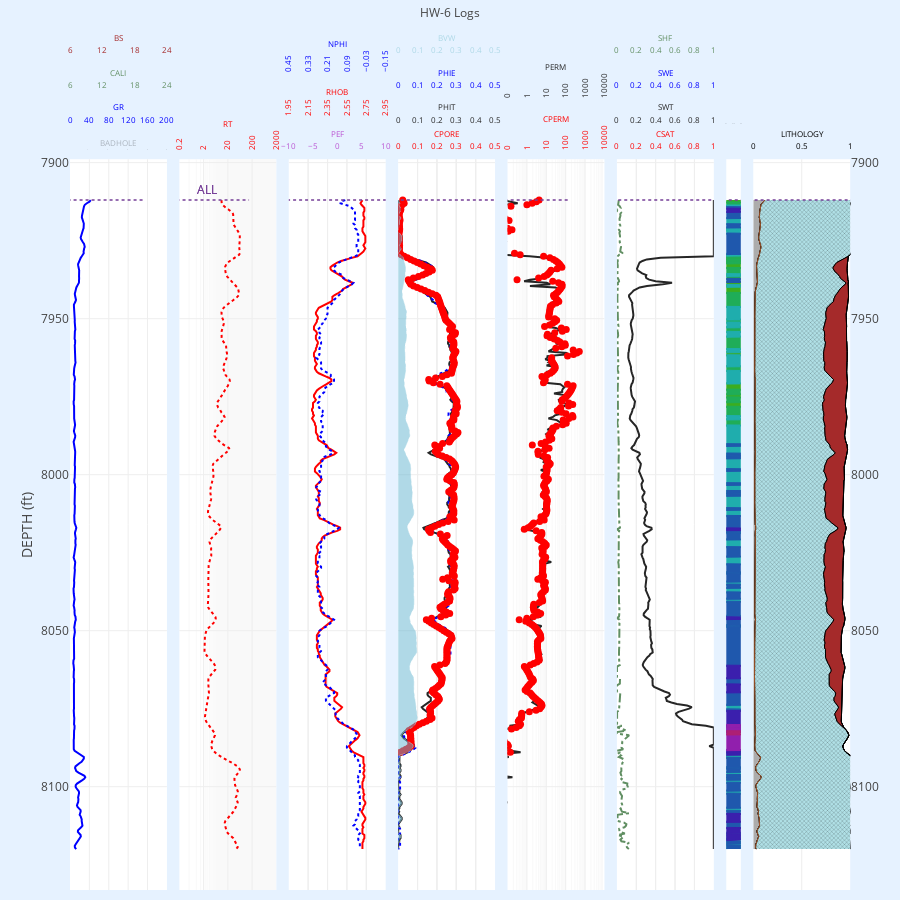

Source (notebook cell):
### Markdown cell above
# Plotting the result

### Code cell
well_data['NPHI_HC'] = nphihc
well_data['RHOB_HC'] = rhobhc
well_data['VCALC'] = vcalc
well_data['VDOLO'] = vdolo
well_data['VCLW'] = well_data['VSHALE'] =vclw
well_data['PHIT'] = phit
well_data['PHID'] = phid

# Plot the results
well_data.drop(columns=['VOIL', 'VGAS'], errors='ignore', inplace=True)
fig = plotly_log(well_data, depth_uom=well.depth_uom)
fig.show(config=dict(scrollZoom=True))
# fig.write_html(rf"{well_name}_log.html", config=dict(scrollZoom=True))

### Figure 1 — Plotly figure (JSON) as saved in the notebook; plotly's stock layout.template omitted (floating-point values rounded to 4 significant figures; data arrays with more than 128 entries replaced by an {"elided": "..."} marker saying what was removed)
{"data": [{"line": {"color": "#0000FF"}, "name": "GR", "type": "scatter", "x": {"elided": "417 float values"}, "xaxis": "x", "y": {"elided": "417 float values"}, "yaxis": "y"}, {"line": {"color": "#FF0000", "dash": "dot"}, "name": "RT", "type": "scatter", "x": {"elided": "417 float values"}, "xaxis": "x2", "y": {"elided": "417 float values"}, "yaxis": "y3"}, {"line": {"color": "#FF0000"}, "name": "RHOB", "type": "scatter", "x": {"elided": "417 float values"}, "xaxis": "x3", "y": {"elided": "417 float values"}, "yaxis": "y5"}, {"line": {"color": "#262626"}, "name": "PHIT", "type": "scatter", "x": {"elided": "417 float values"}, "xaxis": "x4", "y": {"elided": "417 float values"}, "yaxis": "y7"}, {"line": {"color": "#262626"}, "name": "PERM", "type": "scatter", "x": {"elided": "417 float values"}, "xaxis": "x5", "y": {"elided": "417 float values"}, "yaxis": "y9"}, {"line": {"color": "#262626"}, "name": "SWT", "type": "scatter", "x": {"elided": "417 float values"}, "xaxis": "x6", "y": {"elided": "417 float values"}, "yaxis": "y11"}, {"fill": "tozerox", "fillcolor": "hsl(36, 70%, 40%)", "line": {"color": "hsl(36, 70%, 40%)"}, "name": "ROCK_FLAG", "opacity": 1, "type": "scatter", "x": {"elided": "417 null values"}, "xaxis": "x7", "y": {"elided": "417 float values"}, "yaxis": "y13"}, {"fill": "tozerox", "fillpattern": {"bgcolor": "#BFBFBF", "fgcolor": "#000000", "fillmode": "replace", "shape": "-", "size": 2, "solidity": 0.1}, "line": {"color": "#000000", "width": 1}, "name": "VCLW", "orientation": "h", "stackgroup": "litho", "type": "scatter", "x": {"elided": "417 float values"}, "xaxis": "x8", "y": {"elided": "417 float values"}, "yaxis": "y15"}, {"line": {"color": "#0000FF", "dash": "dot"}, "name": "NPHI", "type": "scatter", "x": {"elided": "417 float values"}, "xaxis": "x9", "y": {"elided": "417 float values"}, "yaxis": "y6"}, {"line": {"color": "#0000FF", "dash": "dot"}, "name": "PHIE", "type": "scatter", "x": {"elided": "417 float values"}, "xaxis": "x10", "y": {"elided": "417 float values"}, "yaxis": "y8"}, {"line": {"color": "#0000FF", "dash": "dot"}, "name": "SWE", "type": "scatter", "x": {"elided": "417 null values"}, "xaxis": "x11", "y": {"elided": "417 float values"}, "yaxis": "y12"}, {"fill": "tozerox", "fillcolor": "rgba(165, 42, 42, .15)", "line": {"color": "#618F63", "dash": "dot"}, "name": "CALI", "type": "scatter", "x": {"elided": "417 null values"}, "xaxis": "x12", "y": {"elided": "417 float values"}, "yaxis": "y"}, {"line": {"color": "brown", "dash": "dashdot"}, "name": "BS", "type": "scatter", "x": {"elided": "417 null values"}, "xaxis": "x13", "y": {"elided": "417 float values"}, "yaxis": "y"}, {"fill": "tozerox", "fillcolor": "rgba(0, 0, 0, .25)", "line": {"color": "rgba(0, 0, 0, .25)"}, "name": "BADHOLE", "type": "scatter", "x": {"elided": "417 int values"}, "xaxis": "x14", "y": {"elided": "417 float values"}, "yaxis": "y"}, {"fill": "tonextx", "fillpattern": {"bgcolor": "#FE9800", "fgcolor": "#000000", "fillmode": "replace", "shape": ".", "size": 3, "solidity": 0.1}, "line": {"color": "#000000", "width": 1}, "name": "VSILT", "orientation": "h", "stackgroup": "litho", "type": "scatter", "x": {"elided": "417 null values"}, "xaxis": "x8", "y": {"elided": "417 float values"}, "yaxis": "y15"}, {"fill": "tonextx", "fillpattern": {"bgcolor": "#F6F674", "fgcolor": "#000000", "fillmode": "replace", "shape": ".", "size": 3, "solidity": 0.1}, "line": {"color": "#000000", "width": 1}, "name": "VSAND", "orientation": "h", "stackgroup": "litho", "type": "scatter", "x": {"elided": "417 null values"}, "xaxis": "x8", "y": {"elided": "417 float values"}, "yaxis": "y15"}, {"fill": "tonextx", "fillpattern": {"bgcolor": "#b0e0e6", "fgcolor": "#000000", "fillmode": "replace", "shape": "x", "size": 3, "solidity": 0.1}, "line": {"color": "#000000", "width": 1}, "name": "VCALC", "orientation": "h", "stackgroup": "litho", "type": "scatter", "x": {"elided": "417 float values"}, "xaxis": "x8", "y": {"elided": "417 float values"}, "yaxis": "y15"}, {"fill": "tonextx", "fillpattern": {"bgcolor": "#ba55d3", "fgcolor": "#000000", "fillmode": "replace", "shape": "-", "size": 3, "solidity": 0.3}, "line": {"color": "#000000", "width": 1}, "name": "VDOLO", "orientation": "h", "stackgroup": "litho", "type": "scatter", "x": {"elided": "417 int values"}, "xaxis": "x8", "y": {"elided": "417 float values"}, "yaxis": "y15"}, {"fill": "tonextx", "fillcolor": "brown", "line": {"color": "#000000", "width": 1}, "name": "VHC", "orientation": "h", "stackgroup": "litho", "type": "scatter", "x": {"elided": "417 float values"}, "xaxis": "x8", "y": {"elided": "417 float values"}, "yaxis": "y15"}, {"fill": "tonextx", "fillcolor": "#FF0000", "line": {"color": "#000000", "width": 1}, "name": "VGAS", "orientation": "h", "stackgroup": "litho", "type": "scatter", "x": {"elided": "417 null values"}, "xaxis": "x8", "y": {"elided": "417 float values"}, "yaxis": "y15"}, {"fill": "tonextx", "fillcolor": "#00FF00", "line": {"color": "#000000", "width": 1}, "name": "VOIL", "orientation": "h", "stackgroup": "litho", "type": "scatter", "x": {"elided": "417 null values"}, "xaxis": "x8", "y": {"elided": "417 float values"}, "yaxis": "y15"}, {"line": {"color": "#A65628", "width": 1}, "name": "VSHALE", "type": "scatter", "x": {"elided": "417 float values"}, "xaxis": "x8", "y": {"elided": "417 float values"}, "yaxis": "y16"}, {"line": {"color": "#ba55d3", "dash": "dashdot", "width": 0.75}, "name": "PEF", "type": "scatter", "x": {"elided": "417 null values"}, "xaxis": "x23", "y": {"elided": "417 float values"}, "yaxis": "y6"}, {"marker": {"color": "#FF0000", "size": 7}, "mode": "markers", "name": "CPORE", "type": "scatter", "x": {"elided": "417 float values"}, "xaxis": "x24", "y": {"elided": "417 float values"}, "yaxis": "y8"}, {"marker": {"color": "#FF0000", "size": 7}, "mode": "markers", "name": "CPERM", "type": "scatter", "x": {"elided": "417 float values"}, "xaxis": "x25", "y": {"elided": "417 float values"}, "yaxis": "y10"}, {"marker": {"color": "#FF0000", "size": 7}, "mode": "markers", "name": "CSAT", "type": "scatter", "x": {"elided": "417 null values"}, "xaxis": "x26", "y": {"elided": "417 float values"}, "yaxis": "y12"}, {"line": {"color": "#618F63", "dash": "dashdot"}, "name": "SHF", "type": "scatter", "x": {"elided": "417 float values"}, "xaxis": "x27", "y": {"elided": "417 float values"}, "yaxis": "y12"}, {"fill": "tozerox", "fillcolor": "rgba(98, 180, 207, .5)", "line": {"color": "#ADD8E6", "dash": "dashdot", "width": 0.5}, "name": "BVW", "type": "scatter", "x": {"elided": "417 float values"}, "xaxis": "x28", "y": {"elided": "417 float values"}, "yaxis": "y8"}, {"fill": "tozerox", "fillcolor": "rgba(0,0,0,1)", "line": {"color": "#262626"}, "name": "", "opacity": 1, "type": "scatter", "x": {"elided": "417 null values"}, "xaxis": "x29", "y": {"elided": "417 float values"}, "yaxis": "y8"}, {"fill": "tozerox", "fillcolor": "rgba(0,0,0,1)", "line": {"color": "#262626"}, "name": "", "opacity": 1, "type": "scatter", "x": {"elided": "417 null values"}, "xaxis": "x30", "y": {"elided": "417 float values"}, "yaxis": "y10"}, {"fill": "tozerox", "fillcolor": "rgba(0,0,0,1)", "line": {"color": "#262626"}, "name": "", "opacity": 1, "type": "scatter", "x": {"elided": "417 null values"}, "xaxis": "x31", "y": {"elided": "417 float values"}, "yaxis": "y12"}, {"fill": "tozerox", "fillcolor": "rgba(0,0,0,1)", "line": {"color": "#262626"}, "name": "", "opacity": 1, "type": "scatter", "x": {"elided": "417 null values"}, "xaxis": "x32", "y": {"elided": "417 float values"}, "yaxis": "y14"}, {"fill": "tozerox", "fillcolor": "rgba(0,0,0,1)", "line": {"color": "#262626"}, "name": "", "opacity": 1, "type": "scatter", "x": {"elided": "417 null values"}, "xaxis": "x33", "y": {"elided": "417 float values"}, "yaxis": "y16"}, {"fill": "tozerox", "fillcolor": "hsl(108, 70%, 40%)", "line": {"color": "hsl(108, 70%, 40%)", "width": 1}, "name": "ROCK_FLAG_3", "opacity": 1, "type": "scatter", "x": {"elided": "417 int values"}, "xaxis": "x7", "y": {"elided": "417 float values"}, "yaxis": "y13"}, {"fill": "tozerox", "fillcolor": "hsl(144, 70%, 40%)", "line": {"color": "hsl(144, 70%, 40%)", "width": 1}, "name": "ROCK_FLAG_4", "opacity": 1, "type": "scatter", "x": {"elided": "417 int values"}, "xaxis": "x7", "y": {"elided": "417 float values"}, "yaxis": "y13"}, {"fill": "tozerox", "fillcolor": "hsl(180, 70%, 40%)", "line": {"color": "hsl(180, 70%, 40%)", "width": 1}, "name": "ROCK_FLAG_5", "opacity": 1, "type": "scatter", "x": {"elided": "417 int values"}, "xaxis": "x7", "y": {"elided": "417 float values"}, "yaxis": "y13"}, {"fill": "tozerox", "fillcolor": "hsl(216, 70%, 40%)", "line": {"color": "hsl(216, 70%, 40%)", "width": 1}, "name": "ROCK_FLAG_6", "opacity": 1, "type": "scatter", "x": {"elided": "417 int values"}, "xaxis": "x7", "y": {"elided": "417 float values"}, "yaxis": "y13"}, {"fill": "tozerox", "fillcolor": "hsl(252, 70%, 40%)", "line": {"color": "hsl(252, 70%, 40%)", "width": 1}, "name": "ROCK_FLAG_7", "opacity": 1, "type": "scatter", "x": {"elided": "417 int values"}, "xaxis": "x7", "y": {"elided": "417 float values"}, "yaxis": "y13"}, {"fill": "tozerox", "fillcolor": "hsl(288, 70%, 40%)", "line": {"color": "hsl(288, 70%, 40%)", "width": 1}, "name": "ROCK_FLAG_8", "opacity": 1, "type": "scatter", "x": {"elided": "417 int values"}, "xaxis": "x7", "y": {"elided": "417 float values"}, "yaxis": "y13"}, {"fill": "tozerox", "fillcolor": "hsl(324, 70%, 40%)", "line": {"color": "hsl(324, 70%, 40%)", "width": 1}, "name": "ROCK_FLAG_9", "opacity": 1, "type": "scatter", "x": {"elided": "417 int values"}, "xaxis": "x7", "y": {"elided": "417 float values"}, "yaxis": "y13"}, {"fill": "tozerox", "fillcolor": "hsl(36, 70%, 40%)", "line": {"color": "hsl(36, 70%, 40%)", "width": 1}, "name": "ROCK_FLAG_1", "opacity": 1, "type": "scatter", "x": {"elided": "417 null values"}, "xaxis": "x7", "y": {"elided": "417 float values"}, "yaxis": "y13"}, {"fill": "tozerox", "fillcolor": "hsl(72, 70%, 40%)", "line": {"color": "hsl(72, 70%, 40%)", "width": 1}, "name": "ROCK_FLAG_2", "opacity": 1, "type": "scatter", "x": {"elided": "417 null values"}, "xaxis": "x7", "y": {"elided": "417 float values"}, "yaxis": "y13"}, {"fill": "tozerox", "fillcolor": "hsl(360, 70%, 40%)", "line": {"color": "hsl(360, 70%, 40%)", "width": 1}, "name": "ROCK_FLAG_10", "opacity": 1, "type": "scatter", "x": {"elided": "417 null values"}, "xaxis": "x7", "y": {"elided": "417 float values"}, "yaxis": "y13"}, {"fill": "tozerox", "fillcolor": "hsl(396, 70%, 40%)", "line": {"color": "hsl(396, 70%, 40%)", "width": 1}, "name": "ROCK_FLAG_11", "opacity": 1, "type": "scatter", "x": {"elided": "417 null values"}, "xaxis": "x7", "y": {"elided": "417 float values"}, "yaxis": "y13"}, {"fill": "tozerox", "fillcolor": "hsl(432, 70%, 40%)", "line": {"color": "hsl(432, 70%, 40%)", "width": 1}, "name": "ROCK_FLAG_12", "opacity": 1, "type": "scatter", "x": {"elided": "417 null values"}, "xaxis": "x7", "y": {"elided": "417 float values"}, "yaxis": "y13"}, {"fill": "tozerox", "fillcolor": "hsl(468, 70%, 40%)", "line": {"color": "hsl(468, 70%, 40%)", "width": 1}, "name": "ROCK_FLAG_13", "opacity": 1, "type": "scatter", "x": {"elided": "417 null values"}, "xaxis": "x7", "y": {"elided": "417 float values"}, "yaxis": "y13"}, {"fill": "tozerox", "fillcolor": "hsl(504, 70%, 40%)", "line": {"color": "hsl(504, 70%, 40%)", "width": 1}, "name": "ROCK_FLAG_14", "opacity": 1, "type": "scatter", "x": {"elided": "417 null values"}, "xaxis": "x7", "y": {"elided": "417 float values"}, "yaxis": "y13"}, {"fill": "tozerox", "fillcolor": "hsl(540, 70%, 40%)", "line": {"color": "hsl(540, 70%, 40%)", "width": 1}, "name": "ROCK_FLAG_15", "opacity": 1, "type": "scatter", "x": {"elided": "417 null values"}, "xaxis": "x7", "y": {"elided": "417 float values"}, "yaxis": "y13"}, {"fill": "tozerox", "fillcolor": "hsl(576, 70%, 40%)", "line": {"color": "hsl(576, 70%, 40%)", "width": 1}, "name": "ROCK_FLAG_16", "opacity": 1, "type": "scatter", "x": {"elided": "417 null values"}, "xaxis": "x7", "y": {"elided": "417 float values"}, "yaxis": "y13"}, {"fill": "tozerox", "fillcolor": "hsl(612, 70%, 40%)", "line": {"color": "hsl(612, 70%, 40%)", "width": 1}, "name": "ROCK_FLAG_17", "opacity": 1, "type": "scatter", "x": {"elided": "417 null values"}, "xaxis": "x7", "y": {"elided": "417 float values"}, "yaxis": "y13"}, {"fill": "tozerox", "fillcolor": "hsl(648, 70%, 40%)", "line": {"color": "hsl(648, 70%, 40%)", "width": 1}, "name": "ROCK_FLAG_18", "opacity": 1, "type": "scatter", "x": {"elided": "417 null values"}, "xaxis": "x7", "y": {"elided": "417 float values"}, "yaxis": "y13"}, {"fill": "tozerox", "fillcolor": "hsl(684, 70%, 40%)", "line": {"color": "hsl(684, 70%, 40%)", "width": 1}, "name": "ROCK_FLAG_19", "opacity": 1, "type": "scatter", "x": {"elided": "417 null values"}, "xaxis": "x7", "y": {"elided": "417 float values"}, "yaxis": "y13"}, {"fill": "tozerox", "fillcolor": "hsl(720, 70%, 40%)", "line": {"color": "hsl(720, 70%, 40%)", "width": 1}, "name": "ROCK_FLAG_20", "opacity": 1, "type": "scatter", "x": {"elided": "417 null values"}, "xaxis": "x7", "y": {"elided": "417 float values"}, "yaxis": "y13"}, {"mode": "text", "name": "ALL", "text": "ALL", "textfont": {"color": "#763F98", "size": 12}, "textposition": "top right", "type": "scatter", "x": [1.1, 1.1], "xaxis": "x2", "y": [7911, 7911], "yaxis": "y3"}], "layout": {"dragmode": "pan", "height": 900, "hoverlabel": {"bgcolor": "#F3F3F3"}, "hovermode": "y unified", "margin": {"b": 10, "l": 70, "r": 0, "t": 20}, "modebar": {"add": ["drawline", "drawcircle", "drawrect", "eraseshape"], "remove": ["lasso", "select", "autoscale"]}, "newshape": {"line": {"color": "cyan", "width": 3}}, "paper_bgcolor": "#e6f2ff", "shapes": [{"line": {"color": "#763F98", "dash": "dot", "width": 1.5}, "type": "line", "x0": -5, "x1": 150, "xref": "x", "y0": 7912, "y1": 7912, "yref": "y"}, {"line": {"color": "#763F98", "dash": "dot", "width": 1.5}, "type": "line", "x0": -5, "x1": 150, "xref": "x2", "y0": 7912, "y1": 7912, "yref": "y3"}, {"line": {"color": "#763F98", "dash": "dot", "width": 1.5}, "type": "line", "x0": -5, "x1": 150, "xref": "x3", "y0": 7912, "y1": 7912, "yref": "y5"}, {"line": {"color": "#763F98", "dash": "dot", "width": 1.5}, "type": "line", "x0": -5, "x1": 150, "xref": "x4", "y0": 7912, "y1": 7912, "yref": "y7"}, {"line": {"color": "#763F98", "dash": "dot", "width": 1.5}, "type": "line", "x0": -5, "x1": 150, "xref": "x5", "y0": 7912, "y1": 7912, "yref": "y9"}, {"line": {"color": "#763F98", "dash": "dot", "width": 1.5}, "type": "line", "x0": -5, "x1": 150, "xref": "x6", "y0": 7912, "y1": 7912, "yref": "y11"}, {"line": {"color": "#763F98", "dash": "dot", "width": 1.5}, "type": "line", "x0": -5, "x1": 150, "xref": "x7", "y0": 7912, "y1": 7912, "yref": "y13"}, {"line": {"color": "#763F98", "dash": "dot", "width": 1.5}, "type": "line", "x0": -5, "x1": 150, "xref": "x8", "y0": 7912, "y1": 7912, "yref": "y15"}], "showlegend": false, "title": {"font": {"size": 12}, "text": "HW-6 Logs", "xanchor": "center", "y": 0.99, "yanchor": "top"}, "width": 900, "xaxis": {"anchor": "free", "domain": [0, 0.1168], "dtick": 40, "fixedrange": true, "position": 0.88, "range": [0, 200], "side": "top", "tickfont": {"color": "#0000FF", "size": 8}, "title": {"font": {"color": "#0000FF", "size": 8}, "standoff": 0.1, "text": "GR"}, "type": "linear", "zeroline": false}, "xaxis10": {"anchor": "free", "dtick": 0.1, "fixedrange": true, "overlaying": "x4", "position": 0.92, "range": [0, 0.5], "side": "top", "tickfont": {"color": "#0000FF", "size": 8}, "title": {"font": {"color": "#0000FF", "size": 8}, "standoff": 0.1, "text": "PHIE"}, "type": "linear", "zeroline": false}, "xaxis11": {"anchor": "free", "dtick": 0.2, "fixedrange": true, "overlaying": "x6", "position": 0.92, "range": [0, 1], "side": "top", "tickfont": {"color": "#0000FF", "size": 8}, "title": {"font": {"color": "#0000FF", "size": 8}, "standoff": 0.1, "text": "SWE"}, "type": "linear", "zeroline": false}, "xaxis12": {"anchor": "free", "dtick": 6, "fixedrange": true, "overlaying": "x", "position": 0.92, "range": [6, 24], "showgrid": false, "side": "top", "tickfont": {"color": "#618F63", "size": 8}, "title": {"font": {"color": "#618F63", "size": 8}, "standoff": 0.1, "text": "CALI"}, "type": "linear"}, "xaxis13": {"anchor": "free", "dtick": 6, "fixedrange": true, "overlaying": "x", "position": 0.96, "range": [6, 24], "showgrid": false, "side": "top", "tickfont": {"color": "brown", "size": 8}, "title": {"font": {"color": "brown", "size": 8}, "standoff": 0.1, "text": "BS"}, "type": "linear"}, "xaxis14": {"anchor": "free", "fixedrange": true, "overlaying": "x", "position": 0.85, "range": [0.1, 5], "showgrid": false, "side": "top", "tickfont": {"size": 1}, "title": {"font": {"color": "rgba(0, 0, 0, .25)", "size": 8}, "standoff": 0.1, "text": "BADHOLE"}, "type": "linear", "zeroline": false}, "xaxis2": {"anchor": "free", "domain": [0.1318, 0.2486], "fixedrange": true, "minor": {"showgrid": true}, "position": 0.85, "range": [-0.699, 3.301], "side": "top", "tickangle": -90, "tickfont": {"color": "#FF0000", "size": 8}, "tickmode": "array", "tickvals": [0.2, 2.0, 20.0, 200.0, 2000], "title": {"font": {"color": "#FF0000", "size": 8}, "standoff": 0.1, "text": "RT"}, "type": "log"}, "xaxis23": {"anchor": "free", "fixedrange": true, "overlaying": "x3", "position": 0.85, "range": [-10, 10], "showgrid": false, "side": "top", "tickfont": {"color": "#ba55d3", "size": 8}, "title": {"font": {"color": "#ba55d3", "size": 8}, "standoff": 0.1, "text": "PEF"}, "type": "linear", "zeroline": false}, "xaxis24": {"anchor": "free", "dtick": 0.1, "fixedrange": true, "overlaying": "x4", "position": 0.85, "range": [0, 0.5], "showgrid": false, "side": "top", "tickfont": {"color": "#FF0000", "size": 8}, "title": {"font": {"color": "#FF0000", "size": 8}, "standoff": 0.1, "text": "CPORE"}, "type": "linear", "zeroline": false}, "xaxis25": {"anchor": "free", "fixedrange": true, "overlaying": "x5", "position": 0.85, "range": [-1, 4], "showgrid": false, "side": "top", "tickangle": -90, "tickfont": {"color": "#FF0000", "size": 8}, "tickformat": "d", "title": {"font": {"color": "#FF0000", "size": 8}, "standoff": 0.1, "text": "CPERM"}, "type": "log", "zeroline": false}, "xaxis26": {"anchor": "free", "dtick": 0.2, "fixedrange": true, "overlaying": "x6", "position": 0.85, "range": [0, 1], "showgrid": false, "side": "top", "tickfont": {"color": "#FF0000", "size": 8}, "title": {"font": {"color": "#FF0000", "size": 8}, "standoff": 0.1, "text": "CSAT"}, "type": "linear", "zeroline": false}, "xaxis27": {"anchor": "free", "dtick": 0.2, "fixedrange": true, "overlaying": "x6", "position": 0.96, "range": [0, 1], "showgrid": false, "side": "top", "tickfont": {"color": "#618F63", "size": 8}, "title": {"font": {"color": "#618F63", "size": 8}, "standoff": 0.1, "text": "SHF"}, "type": "linear", "zeroline": false}, "xaxis28": {"anchor": "free", "dtick": 0.1, "fixedrange": true, "overlaying": "x4", "position": 0.96, "range": [0, 0.5], "side": "top", "tickfont": {"color": "#ADD8E6", "size": 8}, "title": {"font": {"color": "#ADD8E6", "size": 8}, "standoff": 0.1, "text": "BVW"}, "type": "linear", "zeroline": false}, "xaxis29": {"anchor": "free", "dtick": 1, "fixedrange": true, "overlaying": "x4", "position": 0.97, "range": [0.1, 0.2], "side": "top", "tick0": 0, "tickfont": {"size": 1}, "title": {"font": {"color": "#262626", "size": 8}, "standoff": 0.1, "text": ""}, "type": "linear"}, "xaxis3": {"anchor": "free", "domain": [0.2636, 0.3803], "dtick": 0.2, "fixedrange": true, "position": 0.89, "range": [1.95, 2.95], "side": "top", "tick0": 1.95, "tickangle": -90, "tickfont": {"color": "#FF0000", "size": 8}, "tickformat": ".2f", "title": {"font": {"color": "#FF0000", "size": 8}, "standoff": 0.1, "text": "RHOB"}, "type": "linear"}, "xaxis30": {"anchor": "free", "dtick": 1, "fixedrange": true, "overlaying": "x5", "position": 0.97, "range": [0.1, 0.2], "side": "top", "tick0": 0, "tickfont": {"size": 1}, "title": {"font": {"color": "#262626", "size": 8}, "standoff": 0.1, "text": ""}, "type": "linear"}, "xaxis31": {"anchor": "free", "dtick": 1, "fixedrange": true, "overlaying": "x6", "position": 0.97, "range": [0.1, 0.2], "side": "top", "tick0": 0, "tickfont": {"size": 1}, "title": {"font": {"color": "#262626", "size": 8}, "standoff": 0.1, "text": ""}, "type": "linear"}, "xaxis32": {"anchor": "free", "dtick": 1, "fixedrange": true, "overlaying": "x7", "position": 0.97, "range": [0.1, 0.2], "side": "top", "tick0": 0, "tickfont": {"size": 1}, "title": {"font": {"color": "#262626", "size": 8}, "standoff": 0.1, "text": ""}, "type": "linear"}, "xaxis33": {"anchor": "free", "dtick": 1, "fixedrange": true, "overlaying": "x8", "position": 0.97, "range": [0.1, 0.2], "side": "top", "tick0": 0, "tickfont": {"size": 1}, "title": {"font": {"color": "#262626", "size": 8}, "standoff": 0.1, "text": ""}, "type": "linear"}, "xaxis4": {"anchor": "free", "domain": [0.3953, 0.5121], "dtick": 0.1, "fixedrange": true, "position": 0.88, "range": [0, 0.5], "side": "top", "tickfont": {"color": "#262626", "size": 8}, "title": {"font": {"color": "#262626", "size": 8}, "standoff": 0.1, "text": "PHIT"}, "type": "linear", "zeroline": false}, "xaxis5": {"anchor": "free", "domain": [0.5271, 0.6439], "fixedrange": true, "minor": {"showgrid": true}, "position": 0.91, "range": [-1, 4], "side": "top", "tickangle": -90, "tickfont": {"color": "#262626", "size": 8}, "tickformat": "d", "title": {"font": {"color": "#262626", "size": 8}, "standoff": 0.1, "text": "PERM"}, "type": "log"}, "xaxis6": {"anchor": "free", "domain": [0.6589, 0.7757], "dtick": 0.2, "fixedrange": true, "position": 0.88, "range": [0, 1], "side": "top", "tickfont": {"color": "#262626", "size": 8}, "title": {"font": {"color": "#262626", "size": 8}, "standoff": 0.1, "text": "SWT"}, "type": "linear", "zeroline": false}, "xaxis7": {"anchor": "free", "domain": [0.7907, 0.8082], "fixedrange": true, "position": 0.88, "range": [0.1, 0.2], "showgrid": false, "side": "top", "tickfont": {"size": 1}, "title": {"font": {"size": 1}, "standoff": 0.1, "text": ""}, "type": "linear", "zeroline": false}, "xaxis8": {"anchor": "free", "domain": [0.8232, 0.94], "fixedrange": true, "position": 0.85, "range": [0, 1], "side": "top", "tickfont": {"color": "black", "size": 8}, "title": {"font": {"color": "black", "size": 8}, "standoff": 0.1, "text": "LITHOLOGY"}, "type": "linear", "zeroline": false}, "xaxis9": {"anchor": "free", "dtick": 0.12, "fixedrange": true, "overlaying": "x3", "position": 0.94, "range": [0.45, -0.15], "side": "top", "tick0": -0.15, "tickangle": -90, "tickfont": {"color": "#0000FF", "size": 8}, "tickformat": ".2f", "title": {"font": {"color": "#0000FF", "size": 8}, "standoff": 0.1, "text": "NPHI"}, "type": "linear", "zeroline": false}, "yaxis": {"anchor": "x", "autorange": "reversed", "constrain": "domain", "domain": [0, 0.84], "matches": "y", "title": {"text": "DEPTH (ft)"}}, "yaxis10": {"anchor": "x5", "autorange": "reversed", "constrain": "domain", "domain": [0, 0.84], "matches": "y", "overlaying": "y9", "showgrid": false, "side": "right", "visible": false}, "yaxis11": {"anchor": "x6", "autorange": "reversed", "constrain": "domain", "domain": [0, 0.84], "matches": "y", "showticklabels": false}, "yaxis12": {"anchor": "x6", "autorange": "reversed", "constrain": "domain", "domain": [0, 0.84], "matches": "y", "overlaying": "y11", "showgrid": false, "side": "right", "visible": false}, "yaxis13": {"anchor": "x7", "autorange": "reversed", "constrain": "domain", "domain": [0, 0.84], "matches": "y", "showgrid": false, "showticklabels": false, "visible": false}, "yaxis14": {"anchor": "x7", "autorange": "reversed", "constrain": "domain", "domain": [0, 0.84], "matches": "y", "overlaying": "y13", "showgrid": false, "side": "right", "visible": false}, "yaxis15": {"anchor": "x8", "autorange": "reversed", "constrain": "domain", "domain": [0, 0.84], "matches": "y", "showticklabels": false}, "yaxis16": {"anchor": "x8", "autorange": "reversed", "constrain": "domain", "domain": [0, 0.84], "matches": "y", "overlaying": "y15", "showgrid": false, "side": "right", "visible": true}, "yaxis2": {"anchor": "x", "autorange": "reversed", "constrain": "domain", "domain": [0, 0.84], "matches": "y", "overlaying": "y", "showgrid": false, "side": "right", "visible": false}, "yaxis3": {"anchor": "x2", "autorange": "reversed", "constrain": "domain", "domain": [0, 0.84], "matches": "y", "showticklabels": false}, "yaxis4": {"anchor": "x2", "autorange": "reversed", "constrain": "domain", "domain": [0, 0.84], "matches": "y", "overlaying": "y3", "showgrid": false, "side": "right", "visible": false}, "yaxis5": {"anchor": "x3", "autorange": "reversed", "constrain": "domain", "domain": [0, 0.84], "matches": "y", "showticklabels": false}, "yaxis6": {"anchor": "x3", "autorange": "reversed", "constrain": "domain", "domain": [0, 0.84], "matches": "y", "overlaying": "y5", "showgrid": false, "side": "right", "visible": false}, "yaxis7": {"anchor": "x4", "autorange": "reversed", "constrain": "domain", "domain": [0, 0.84], "matches": "y", "showticklabels": false}, "yaxis8": {"anchor": "x4", "autorange": "reversed", "constrain": "domain", "domain": [0, 0.84], "matches": "y", "overlaying": "y7", "showgrid": false, "side": "right", "visible": false}, "yaxis9": {"anchor": "x5", "autorange": "reversed", "constrain": "domain", "domain": [0, 0.84], "matches": "y", "showticklabels": false}}}
